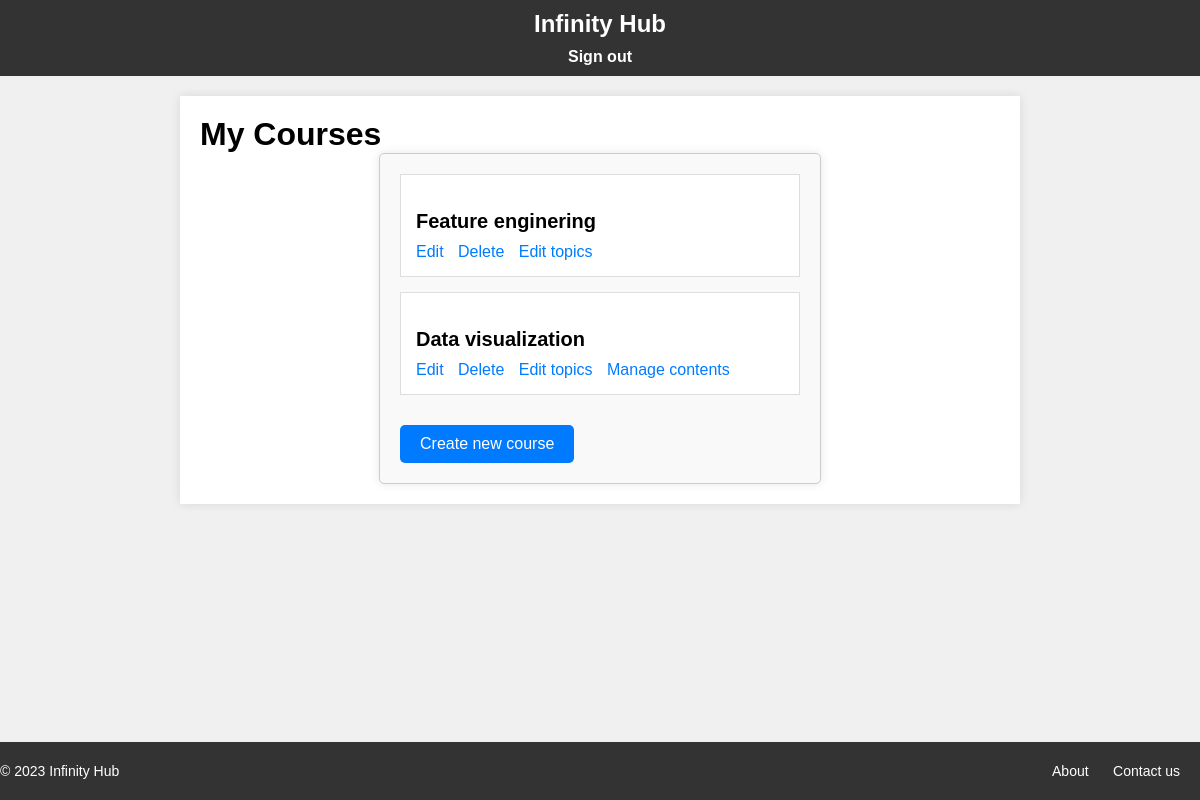
The page /course/mine/ (signed in) on the database its author committed.
### courses/models.py (models this page shows, shortened)
class Course(models.Model):
    owner = models.ForeignKey(User, related_name="courses_created",on_delete=models.CASCADE)
    students = models.ManyToManyField(User, related_name='courses_joined', blank=True)
    subject = models.ForeignKey(Subject, related_name="courses", on_delete=models.CASCADE)
    title = models.CharField(max_length=200)
    slug = models.SlugField(max_length=200, unique=True)
    overview = models.TextField()
    created = models.DateTimeField(auto_now_add=True)
    class Meta:
        ordering = ['-created']

### courses/views.py (the view)
# urls.py: path('mine/', views.ManageCourseListView.as_view(), name='manage_course_list'),
class ManageCourseListView(OwnerCourseMixin,ListView):
    template_name = 'courses/manage/course/list.html'
    permission_required = 'courses.views_courses'

### courses/views.py (called while the page is built)
    def get_queryset(self):
        qs = super().get_queryset() # type: ignore
        return qs.filter(owner=self.request.user) # type: ignore

### courses/templates/courses/manage/course/list.html (shortened to what this page needs)
{% extends "base.html" %}
{% block content %}
<h1> My Courses </h1>
<div class="module">
    {% for course in object_list  %}
    <div class="course-info">
        <h3>{{ course.title }}</h3>
        <p>
            <a href="{% url "course_edit" course.id %}">Edit</a>
            <a href="{% url "course_delete" course.id %}">Delete</a>
            <a href="{% url "course_topic_update" course.id %}">Edit topics</a>
            {% if course.topics.count > 0 %}
            <a href="{% url "topic_content_list" course.topics.first.id %}">Manage contents </a>
            {% endif %}
        </p>
    </div>
    {% empty %}
    <p>You haven't created any courses yet</p>
    {% endfor %}
    <p>
        <a href="{% url "course_create" %}" class="button">Create new course</a>
    </p>
</div>
{% endblock content %}

### courses/static/css/base.css (style rules this page uses)
body, h1, h2, p, ul, li { margin: 0; padding: 0; }
body { background-color: #f0f0f0; font-family: Arial, sans-serif; }
.module { background-color: #fff; border: 1px solid #ccc; border-radius: 5px; box-shadow: 0 0 10px rgba(0, 0, 0, 0.1); padding: 20px; margin: 0 auto; max-width: 400px; }
.course-info { border: 1px solid #ddd; padding: 15px; margin-bottom: 15px; background-color: #fff; }
.course-info h3 { font-size: 20px; margin-bottom: 10px; }
.course-info a { margin-right: 10px; text-decoration: none; color: #007bff; }
.button { display: inline-block; padding: 10px 20px; background-color: #007bff; color: #fff; text-decoration: none; border-radius: 5px; font-size: 16px; margin-top: 15px; transition: background-color 0.3s ease; }

### courses/static/css/form.css (style rules this page uses)
.module { border: 1px solid #ccc; padding: 20px; background-color: #f9f9f9; }

### rows shown on the page
Course: title "Feature enginering"
Course: title "Data visualization", shows "Manage contents"
